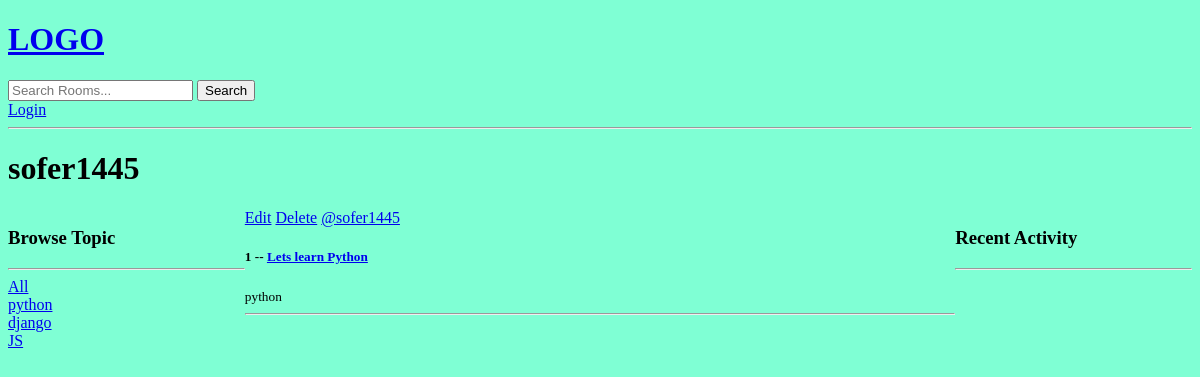
The page /profile/1 on the database as committed earlier.
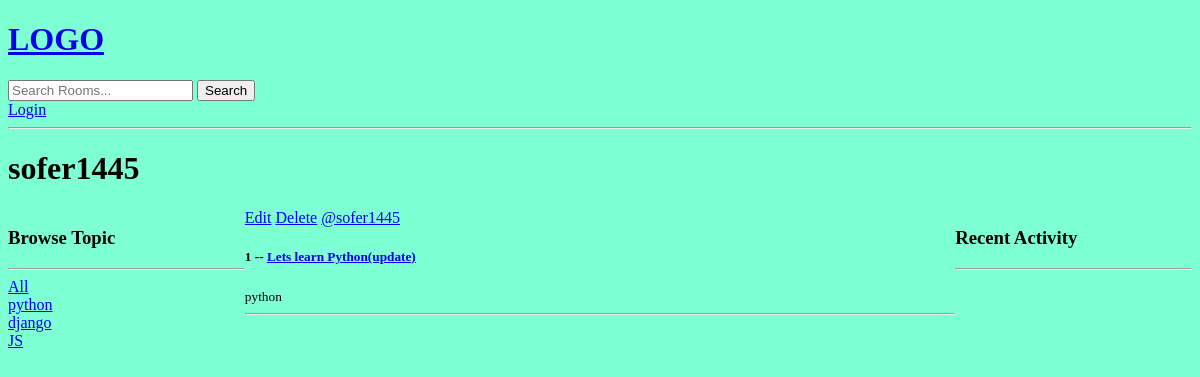
The same page on the database as committed later.
### base/models.py (models this page shows, shortened)
class Room(models.Model):
    host = models.ForeignKey(User, on_delete=models.SET_NULL, null=True)
    topic = models.ForeignKey(Topic, on_delete=models.SET_NULL, null=True)
    name = models.CharField(max_length=200)
    description = models.TextField(null=True, blank=True)
    participants = models.ManyToManyField(User, related_name='participants', blank=True)
    updated = models.DateTimeField(auto_now=True)
    created = models.DateTimeField(auto_now_add=True)
    class Mata:
        ordering = ['-updated', '-created']

class Topic(models.Model):
    name = models.CharField(max_length=200)

### base/views.py (the view)
# urls.py: path('profile/<str:pk>', views.userProfile, name="user-profile"),
def userProfile(request, pk):
    user = User.objects.get(id=pk)
    rooms = user.room_set.all()
    room_messages = user.massage_set.all()
    topics = Topic.objects.all()
    context = {'user': user, 'rooms': rooms,
               'room_messages': room_messages, 'topics': topics}
    return render(request, 'base/profile.html', context)

### base/templates/base/profile.html (shortened to what this page needs)
{% extends 'main.html' %}
{% block content %}
    <h1>{{ user.username }}</h1>
    <div class="profile-container">
        <div>
            {% include 'base/topics_component.html' %}
        </div>
        <div>
            {% include 'base/feed_component.html' %}
        </div>
         <div>
            {% include 'base/activity_component.html' %}
        </div>
    </div>
{% endblock content %}

### base/templates/base/feed_component.html
<div>
    {% for room in rooms %}
        <div>
            {% if room.host == user %}
                <a href="{% url 'update-room' room.id %}">Edit</a>
                <a href="{% url 'delete-room' room.id %}">Delete</a>
            <a href="{% url 'user-profile' room.host.id %}">@{{ room.host.username }}</a>
            <h5>{{ room.id }} -- <a href="{% url 'room' room.id %}">{{ room.name }}</a></h5>
            <small>{{ room.topic.name }}</small>
            <hr>
        {% endif %}
        </div>
    {% endfor %}
</div>

Rows that differ between the two databases and show on the page:
changed Room "sofer1445": name "Lets learn Python" → "Lets learn Python(update)"
